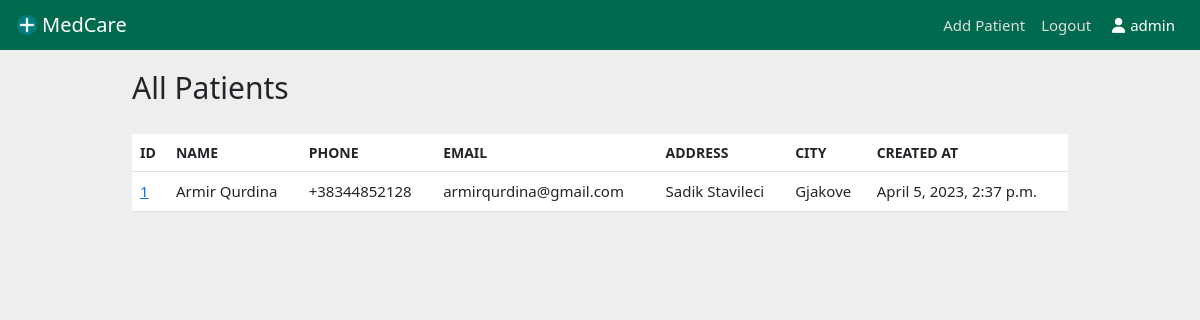
Before: / (signed in) with the older database file.
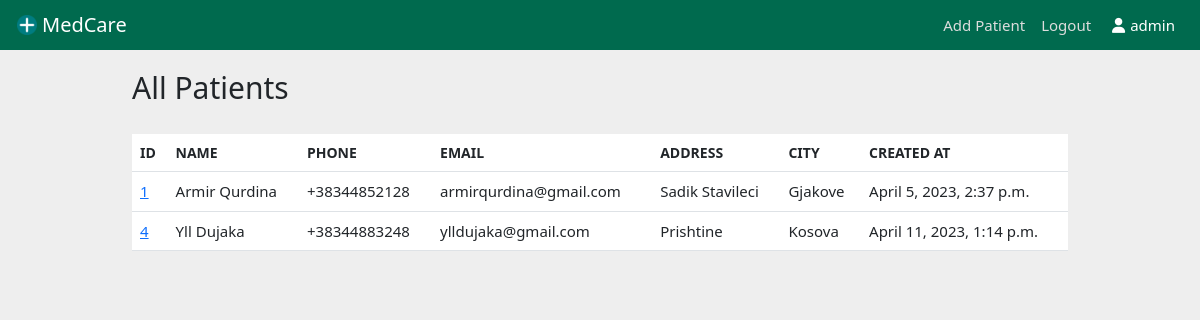
After: the same page with the newer database file.
### main/models.py (models this page shows, shortened)
class Patient(models.Model):
    created_at = models.DateTimeField(auto_now_add=True)
    first_name = models.CharField(max_length=50)
    last_name = models.CharField(max_length=50)
    phone = models.CharField(max_length=20)
    email = models.CharField(max_length=100)
    address = models.CharField(max_length=100)
    city = models.CharField(max_length=50)
    user = models.ForeignKey(User, on_delete=models.CASCADE)

### main/views.py (the view)
# urls.py: path("", views.home, name='home'),
def home(request):
    patients = Patient.objects.all()
    if request.method == 'POST':
        username = request.POST['username']
        password = request.POST['password']
        user = authenticate(request, username=username, password=password)
        if user is not None:
            login(request, user)
            messages.success(request, 'You have been successfully logged in. Welcome!')
            return redirect('home')
        else:
            messages.error(request, 'Wrong credentials. Invalid username or password.')
            return redirect('home')
    else:
        return render(request, "home.html", {'patients': patients})

### main/templates/home.html (shortened to what this page needs)
{% extends 'base.html' %}
{% block content %}
    {% if user.is_authenticated %}
        <h1>All Patients</h1>
        <table class="table">
            <thead>
                <tr>
                    <th scope="col">ID</th>
                    <th scope="col">Name</th>
                    <th scope="col">Phone</th>
                    <th scope="col">Email</th>
                    <th scope="col">Address</th>
                    <th scope="col">City</th>
                    <th scope="col">Created At</th>
                </tr>
            </thead>
            <tbody>
                {% if patients %}
                {% for patient in patients %}
                <tr>
                    <td> <a href="{% url 'patient' patient.id %}">{{ patient.id }}</a></td>
                    <td>{{ patient.first_name }} {{ patient.last_name }}</td>
                    <td>{{ patient.phone }}</td>
                    <td>{{ patient.email }}</td>
                    <td>{{ patient.address }}</td>
                    <td>{{ patient.city }}</td>
                    <td>{{ patient.created_at }}</td>
                </tr>
                {% endfor %}
                {% endif %}
    {% endif %}
{% endblock %}

Changed rows visible on the page:
added Patient: id "4", first_name "Yll", last_name "Dujaka", phone "+38344883248", email "ylldujaka@gmail.com", address "Prishtine", city "Kosova", created_at "April 11, 2023, 1:14 p.m."
